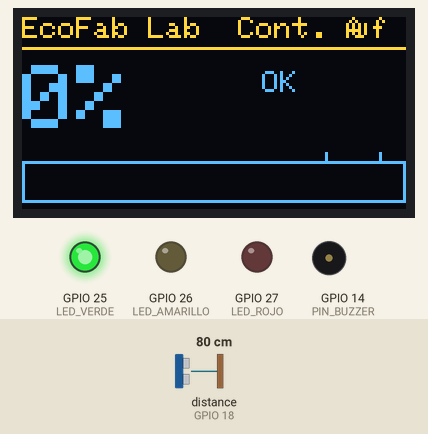
This sketch was run on a simulated ESP32. Shown: 128×64 one-colour display, output pins drawn as LEDs (lit = HIGH), buzzer (waves = sounding, pin HIGH). Wiring (inferred from the names in the program): ultrasonic range finder: trigger GPIO 5; echo GPIO 18. The inputs (shaded band) are chosen by the test bench; at power-on: distance to the obstacle (sensor on GPIO 18) 80 cm. The echo pulse lasts 58.3 µs per cm; the OLED is the two-colour kind (top 16 rows yellow); WiFi joins after 1.5 s; servers stay silent unless stated; uploads are accepted with an empty reply; pins used as bus, display or sensor lines are not drawn; what the sketch prints to the serial monitor is not drawn.

Above: at 2.7 s.
2.8 s: distance to the obstacle (sensor on GPIO 18) set to 2 cm
At 3.8 s:
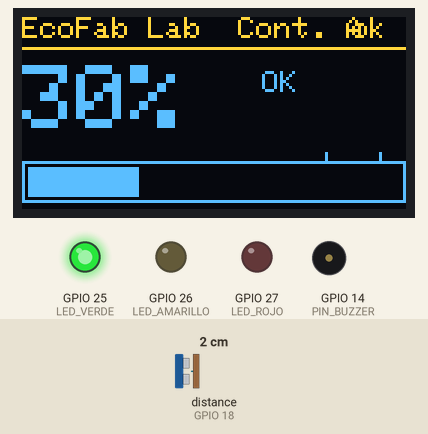
5.8 s: distance to the obstacle (sensor on GPIO 18) set to 9 cm
At 6.9 s:
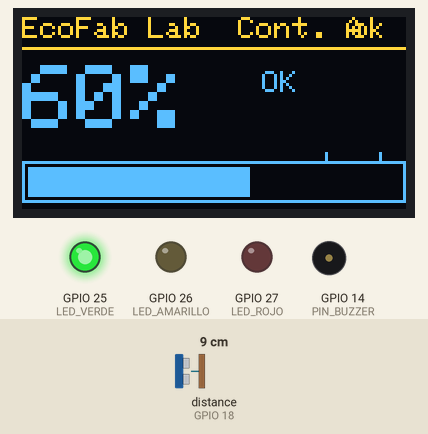
8.8 s: distance to the obstacle (sensor on GPIO 18) set to 6 cm
At 11.1 s:
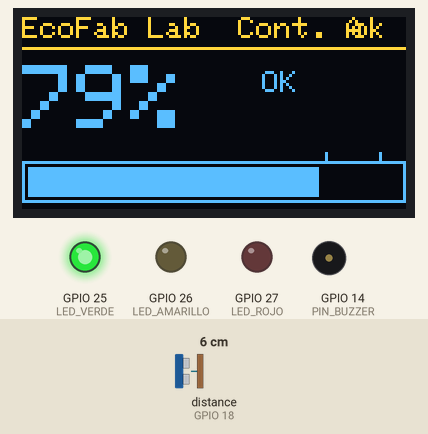
11.8 s: distance to the obstacle (sensor on GPIO 18) set to 10 cm
At 14.5 s:
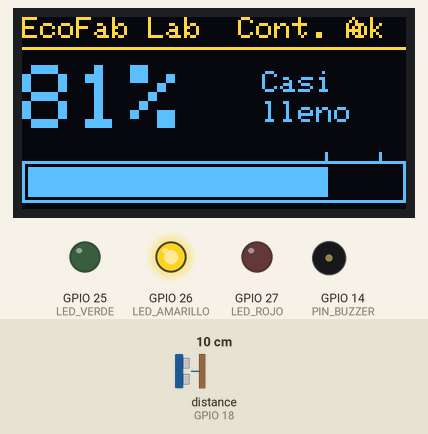
14.8 s: distance to the obstacle (sensor on GPIO 18) set to 13 cm
At 15.7 s:
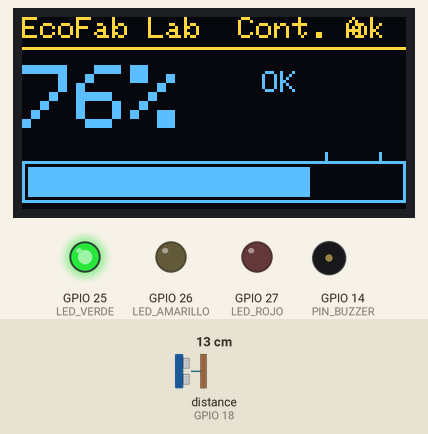
17.8 s: distance to the obstacle (sensor on GPIO 18) set to 4 cm
At 22.0 s:
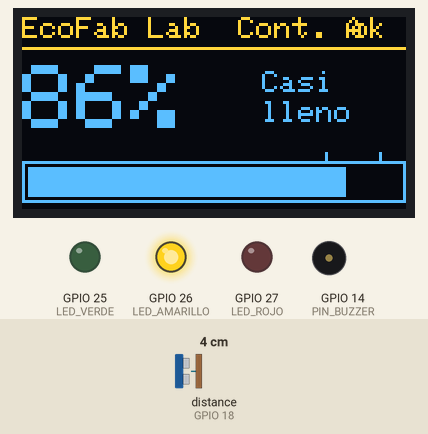
Timing chart, 0 to 27.0 s (numbered marks = the images above; inputs shaded):
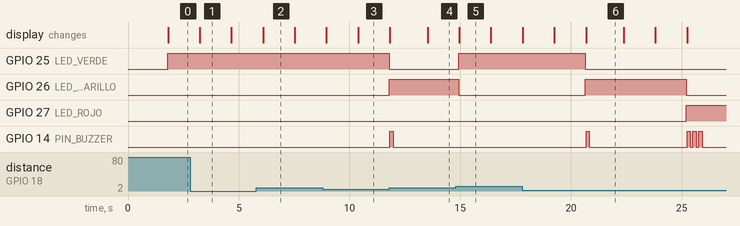

The sketch:

contenedor_ecofab_wifi.ino
```cpp
/*
  EcoFab Lab – Contenedor inteligente con envío a Supabase por WiFi
  Placa: ESP32 DevKit
  Sensor: HC-SR04 (ultrasónico) montado en la tapa, apuntando hacia abajo
  Pantalla: OLED 0.96" SSD1306 I2C (128x64)
  Librerías: "Adafruit SSD1306" y "Adafruit GFX" (Gestor de librerías del Arduino IDE)

  Cada 10 s (o antes si el nivel cambia 2 % o más) envía la lectura a Supabase,
  y el panel de gestión la muestra en vivo. También sigue imprimiendo JSON por Serial.
  Requiere una placa ESP32: el Arduino UNO no tiene WiFi.
*/

#include <WiFi.h>
#include <WiFiClientSecure.h>
#include <HTTPClient.h>
#include <Wire.h>
#include <Adafruit_GFX.h>
#include <Adafruit_SSD1306.h>

// ---------- WiFi y Supabase (AJUSTAR) ----------
const char* WIFI_SSID     = "NOMBRE-DE-TU-WIFI";     // red de 2,4 GHz (el ESP32 no usa 5 GHz)
const char* WIFI_PASS     = "CLAVE-DE-TU-WIFI";
const char* SUPABASE_URL  = "https://TU-PROYECTO.supabase.co";
const char* SUPABASE_KEY  = "TU-CLAVE-ANON-O-PUBLISHABLE";
const char* DISPOSITIVO   = "esp32-a";
const char* TOKEN_SENSOR  = "CAMBIA-ESTE-TOKEN";      // el mismo que pusiste en esquema.sql
const unsigned long CADA_MS = 10000;                  // envío periódico
const int CAMBIO_MIN = 2;                             // o antes, si cambia 2 % o más

// ---------- Configuración del contenedor (AJUSTAR) ----------
const char* ID_CONTENEDOR = "A";   // A, B, C o D como en la app
float DIST_VACIO_CM = 30.0;        // distancia sensor→fondo con el contenedor vacío (medirla con el monitor serie)
const float DIST_LLENO_CM = 4.0;   // distancia que se considera 100 % (no bajar de ~3 cm: zona ciega del sensor)
const int UMBRAL_AVISO  = 80;      // mismos umbrales que la app
const int UMBRAL_RETIRO = 95;

// ---------- Pines ESP32 ----------
const int PIN_TRIG     = 5;
const int PIN_ECHO     = 18;   // ¡con divisor de voltaje si el HC-SR04 va a 5 V!
const int LED_VERDE    = 25;
const int LED_AMARILLO = 26;
const int LED_ROJO     = 27;
const int PIN_BUZZER   = 14;   // buzzer ACTIVO (opcional)

Adafruit_SSD1306 oled(128, 64, &Wire, -1);

float pctSuave = -1;           // porcentaje filtrado
String estadoAnterior = "";
unsigned long ultimoEnvio = 0;
int ultimoPctEnviado = -100;
bool ultimoEnvioOk = false;

void conectarWiFi() {
  if (WiFi.status() == WL_CONNECTED) return;
  WiFi.mode(WIFI_STA);
  WiFi.begin(WIFI_SSID, WIFI_PASS);
  unsigned long t0 = millis();
  while (WiFi.status() != WL_CONNECTED && millis() - t0 < 8000) delay(250);
  Serial.println(WiFi.status() == WL_CONNECTED ? "{\"wifi\":\"ok\"}" : "{\"wifi\":\"sin_conexion\"}");
}

bool enviarLectura(int pct, float dist) {
  if (WiFi.status() != WL_CONNECTED) return false;
  WiFiClientSecure cliente;
  cliente.setInsecure();   // suficiente para el prototipo; en producción, cargar el certificado raíz
  HTTPClient http;
  String url = String(SUPABASE_URL) + "/rest/v1/rpc/registrar_lectura";
  if (!http.begin(cliente, url)) return false;
  http.addHeader("Content-Type", "application/json");
  http.addHeader("apikey", SUPABASE_KEY);
  String body = String("{\"p_dispositivo\":\"") + DISPOSITIVO + "\",\"p_token\":\"" + TOKEN_SENSOR +
                "\",\"p_pct\":" + pct + ",\"p_dist\":" + String(dist, 1) + "}";
  int code = http.POST(body);
  if (code != 200 && code != 204) {
    Serial.print("{\"envio\":\"error\",\"http\":"); Serial.print(code);
    Serial.print(",\"detalle\":"); Serial.print("\""); Serial.print(http.getString()); Serial.println("\"}");
  }
  http.end();
  return code == 200 || code == 204;
}

// Una lectura del sensor en cm (-1 si no hubo eco)
float medirUnaVez() {
  digitalWrite(PIN_TRIG, LOW);  delayMicroseconds(2);
  digitalWrite(PIN_TRIG, HIGH); delayMicroseconds(10);
  digitalWrite(PIN_TRIG, LOW);
  unsigned long us = pulseIn(PIN_ECHO, HIGH, 30000);
  return us == 0 ? -1 : us / 58.0;
}

// Mediana de 5 lecturas: ignora picos (por ejemplo, una mano que pasa)
float medirMediana() {
  float v[5]; int n = 0;
  for (int i = 0; i < 5; i++) {
    float d = medirUnaVez();
    if (d > 0) v[n++] = d;
    delay(40);
  }
  if (n == 0) return -1;
  for (int i = 0; i < n - 1; i++)
    for (int j = i + 1; j < n; j++)
      if (v[j] < v[i]) { float t = v[i]; v[i] = v[j]; v[j] = t; }
  return v[n / 2];
}

int porcentaje(float d) {
  float p = (DIST_VACIO_CM - d) / (DIST_VACIO_CM - DIST_LLENO_CM) * 100.0;
  return constrain((int)round(p), 0, 100);
}

String estadoDe(int pct) {
  if (pct >= UMBRAL_RETIRO) return "retiro";
  if (pct >= UMBRAL_AVISO)  return "aviso";
  return "ok";
}

void actualizarLeds(const String& e) {
  digitalWrite(LED_VERDE,    e == "ok");
  digitalWrite(LED_AMARILLO, e == "aviso");
  digitalWrite(LED_ROJO,     e == "retiro");
}

void dibujarPantalla(int pct, const String& e, bool errorSensor) {
  oled.clearDisplay();
  oled.setTextColor(SSD1306_WHITE);

  oled.setTextSize(1);
  oled.setCursor(0, 0);
  oled.print("EcoFab Lab  Cont. ");
  oled.print(ID_CONTENEDOR);
  oled.setCursor(110, 0);
  oled.print(WiFi.status() == WL_CONNECTED ? (ultimoEnvioOk ? "ok" : "wf") : "--");
  oled.drawLine(0, 10, 127, 10, SSD1306_WHITE);

  if (errorSensor) {
    oled.setTextSize(2);
    oled.setCursor(0, 28);
    oled.print("Sin lectura");
    oled.display();
    return;
  }

  // Porcentaje grande
  oled.setTextSize(3);
  oled.setCursor(0, 16);
  oled.print(pct);
  oled.print("%");

  // Estado a la derecha
  oled.setTextSize(1);
  oled.setCursor(80, 18);
  if (e == "ok")     oled.print("OK");
  if (e == "aviso")  { oled.print("Casi"); oled.setCursor(80, 28); oled.print("lleno"); }
  if (e == "retiro") { oled.print("RETIRAR"); }

  // Barra de llenado
  oled.drawRect(0, 48, 128, 14, SSD1306_WHITE);
  oled.fillRect(2, 50, map(pct, 0, 100, 0, 124), 10, SSD1306_WHITE);
  // Marcas de 80 % y 95 %
  oled.drawLine(2 + 124 * UMBRAL_AVISO / 100, 45, 2 + 124 * UMBRAL_AVISO / 100, 47, SSD1306_WHITE);
  oled.drawLine(2 + 124 * UMBRAL_RETIRO / 100, 45, 2 + 124 * UMBRAL_RETIRO / 100, 47, SSD1306_WHITE);

  oled.display();
}

void pitido(int veces) {
  for (int i = 0; i < veces; i++) {
    digitalWrite(PIN_BUZZER, HIGH); delay(150);
    digitalWrite(PIN_BUZZER, LOW);  delay(120);
  }
}

void setup() {
  Serial.begin(115200);
  pinMode(PIN_TRIG, OUTPUT);
  pinMode(PIN_ECHO, INPUT);
  pinMode(LED_VERDE, OUTPUT);
  pinMode(LED_AMARILLO, OUTPUT);
  pinMode(LED_ROJO, OUTPUT);
  pinMode(PIN_BUZZER, OUTPUT);

  if (!oled.begin(SSD1306_SWITCHCAPVCC, 0x3C)) {   // si no enciende, probar 0x3D
    Serial.println("{\"error\":\"oled\"}");
  }
  oled.clearDisplay();
  oled.setTextSize(1);
  oled.setTextColor(SSD1306_WHITE);
  oled.setCursor(0, 24);
  oled.print("Conectando WiFi...");
  oled.display();
  conectarWiFi();
}

void loop() {
  float d = medirMediana();

  if (d < 0) {
    dibujarPantalla(0, "ok", true);
    Serial.println("{\"bin\":\"" + String(ID_CONTENEDOR) + "\",\"error\":\"sensor\"}");
    delay(1000);
    return;
  }

  int pct = porcentaje(d);
  // Suavizado: cambia de a poco para que no salte al echar un residuo
  pctSuave = (pctSuave < 0) ? pct : 0.7 * pctSuave + 0.3 * pct;
  int pctMostrar = (int)round(pctSuave);
  String e = estadoDe(pctMostrar);

  actualizarLeds(e);
  dibujarPantalla(pctMostrar, e, false);

  // Pitido solo al cruzar un umbral, no todo el rato
  if (e != estadoAnterior) {
    if (e == "aviso")  pitido(1);
    if (e == "retiro") pitido(3);
    estadoAnterior = e;
  }

  // Envío a Supabase: cada CADA_MS o si el nivel cambió bastante
  bool cambio = abs(pctMostrar - ultimoPctEnviado) >= CAMBIO_MIN;
  if (cambio || millis() - ultimoEnvio >= CADA_MS) {
    conectarWiFi();
    ultimoEnvioOk = enviarLectura(pctMostrar, d);
    ultimoEnvio = millis();
    if (ultimoEnvioOk) ultimoPctEnviado = pctMostrar;
  }

  // Línea JSON por Serial (para depurar)
  Serial.print("{\"bin\":\"");  Serial.print(ID_CONTENEDOR);
  Serial.print("\",\"pct\":");  Serial.print(pctMostrar);
  Serial.print(",\"dist\":");   Serial.print(d, 1);
  Serial.print(",\"estado\":\""); Serial.print(e);
  Serial.println("\"}");

  delay(1000);
}
```

Measured:
- the behaviour switches between 11 and 12 cm on distance to the obstacle (sensor on GPIO 18) (found by bisection; images 4 and 5)
- after the input at 2.8 s, the display: changes after 0.44 s (image 1)
- after the input at 8.8 s, GPIO 25 (LED_VERDE): HIGH → LOW after 3.0 s; GPIO 26 (LED_AMARILLO): LOW → HIGH after 3.0 s
- after the input at 14.8 s, GPIO 25 (LED_VERDE): LOW → HIGH after 0.13 s instead of 1.4 s; GPIO 26 (LED_AMARILLO): HIGH → LOW after 0.13 s instead of 1.4 s
- after the input at 17.8 s, GPIO 25 (LED_VERDE): HIGH → LOW after 2.9 s; GPIO 26 (LED_AMARILLO): LOW → HIGH after 2.9 s, → LOW 4.6 s later; GPIO 27 (LED_ROJO): LOW → HIGH after 7.4 s; GPIO 14 (PIN_BUZZER): LOW → HIGH after 2.9 s, → LOW 0.15 s later, → HIGH 4.4 s later, → LOW 0.15 s later, … (8 changes in this stretch)
- what the display in image 1 shows lasts 1.5 s, from 3.2 s to 4.7 s
